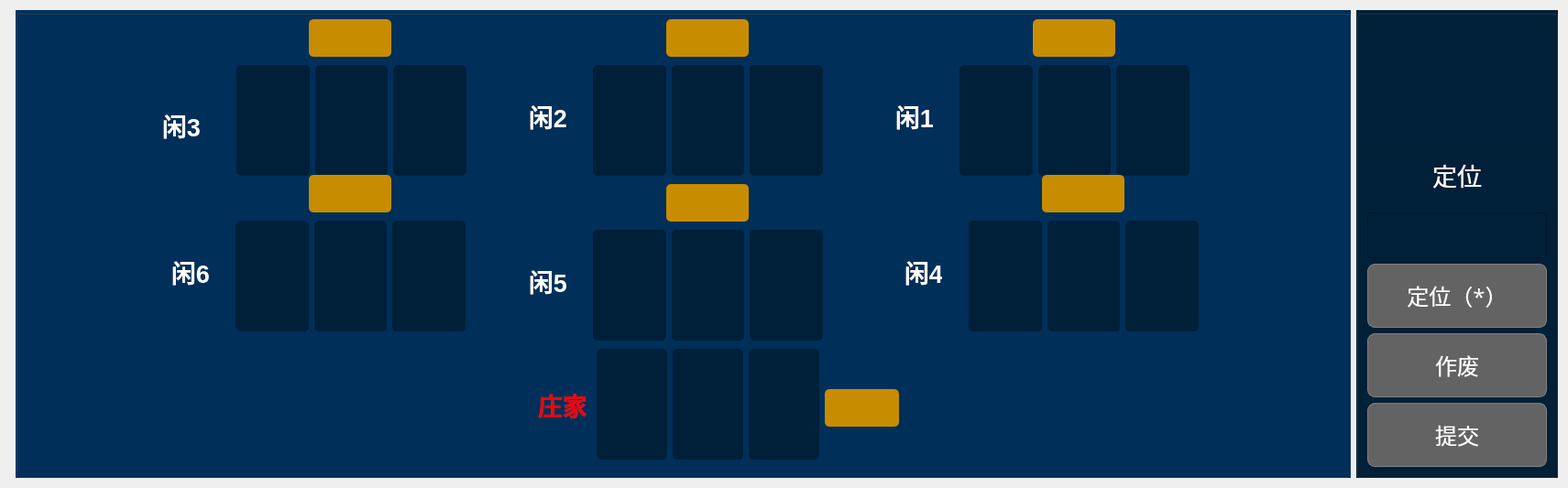
   <widget class="QWidget" name="layoutWidget">
    <property name="geometry">
     <rect>
      <x>20</x>
      <y>560</y>
      <width>1711</width>
      <height>513</height>
     </rect>
    </property>
    <layout class="QHBoxLayout" name="horizontalLayout_19">
     <item>
      <widget class="QLineEdit" name="lineEdit">
       <property name="maximumSize">
        <size>
         <width>0</width>
         <height>0</height>
        </size>
       </property>
       <property name="cursor">
        <cursorShape>BlankCursor</cursorShape>
       </property>
      </widget>
     </item>
     <item>
      <widget class="QGroupBox" name="groupBox_4">
       <property name="enabled">
        <bool>true</bool>
       </property>
       <property name="minimumSize">
        <size>
         <width>1340</width>
         <height>511</height>
        </size>
       </property>
       <property name="maximumSize">
        <size>
         <width>1481</width>
         <height>511</height>
        </size>
       </property>
       <property name="font">
        <font>
         <pointsize>22</pointsize>
        </font>
       </property>
       <property name="styleSheet">
        <string notr="true">background-color: rgb(0, 48, 90);</string>
       </property>
       <property name="title">
        <string/>
       </property>
       <widget class="QLabel" name="xian3_result">
        <property name="geometry">
         <rect>
          <x>320</x>
          <y>10</y>
          <width>90</width>
          <height>41</height>
         </rect>
        </property>
        <property name="minimumSize">
         <size>
          <width>81</width>
          <height>41</height>
         </size>
        </property>
        <property name="maximumSize">
         <size>
          <width>120</width>
          <height>60</height>
         </size>
        </property>
        <property name="font">
         <font>
          <pointsize>22</pointsize>
         </font>
        </property>
        <property name="styleSheet">
         <string notr="true">border-radius:5px;
background-color: rgb(200, 140, 0);</string>
        </property>
        <property name="text">
         <string/>
        </property>
        <property name="alignment">
         <set>Qt::AlignCenter</set>
        </property>
       </widget>
       <widget class="QLabel" name="xian2_result">
        <property name="geometry">
         <rect>
          <x>710</x>
          <y>10</y>
          <width>90</width>
          <height>41</height>
         </rect>
        </property>
        <property name="font">
         <font>
          <pointsize>22</pointsize>
         </font>
        </property>
        <property name="styleSheet">
         <string notr="true">border-radius:5px;
background-color: rgb(200, 140, 0);</string>
        </property>
        <property name="text">
         <string/>
        </property>
        <property name="alignment">
         <set>Qt::AlignCenter</set>
        </property>
       </widget>
       <widget class="QWidget" name="layoutWidget_2">
        <property name="geometry">
         <rect>
          <x>630</x>
          <y>60</y>
          <width>251</width>
          <height>121</height>
         </rect>
        </property>
        <layout class="QHBoxLayout" name="horizontalLayout_8">
         <item>
          <widget class="QLabel" name="two_three_pic">
           <property name="minimumSize">
            <size>
             <width>67</width>
             <height>99</height>
            </size>
           </property>
           <property name="styleSheet">
            <string notr="true">border-radius:5px;
background-color: rgb(0, 32, 57);</string>
           </property>
           <property name="text">
            <string/>
           </property>
          </widget>
         </item>
         <item>
          <widget class="QLabel" name="two_two_pic">
           <property name="minimumSize">
            <size>
             <width>67</width>
             <height>99</height>
            </size>
           </property>
           <property name="styleSheet">
            <string notr="true">border-radius:5px;
background-color: rgb(0, 32, 57);</string>
           </property>
           <property name="text">
            <string/>
           </property>
          </widget>
         </item>
         <item>
          <widget class="QLabel" name="two_one_pic">
           <property name="minimumSize">
            <size>
             <width>67</width>
             <height>99</height>
            </size>
           </property>
           <property name="styleSheet">
            <string notr="true">border-radius:5px;
background-color: rgb(0, 32, 57);</string>
           </property>
           <property name="text">
            <string/>
           </property>
          </widget>
         </item>
        </layout>
       </widget>
       <widget class="QLabel" name="xian1_result">
        <property name="geometry">
         <rect>
          <x>1110</x>
          <y>10</y>
          <width>90</width>
          <height>41</height>
         </rect>
        </property>
        <property name="font">
         <font>
          <pointsize>22</pointsize>
         </font>
        </property>
        <property name="styleSheet">
         <string notr="true">border-radius:5px;
background-color: rgb(200, 140, 0);</string>
        </property>
        <property name="text">
         <string/>
        </property>
        <property name="alignment">
         <set>Qt::AlignCenter</set>
        </property>
       </widget>
       <widget class="QWidget" name="layoutWidget_4">
        <property name="geometry">
         <rect>
          <x>1030</x>
          <y>60</y>
          <width>251</width>
          <height>121</height>
         </rect>
        </property>
        <layout class="QHBoxLayout" name="horizontalLayout_11">
         <item>
          <widget class="QLabel" name="one_three_pic">
           <property name="minimumSize">
            <size>
             <width>67</width>
             <height>99</height>
            </size>
           </property>
           <property name="styleSheet">
            <string notr="true">border-radius:5px;
background-color: rgb(0, 32, 57);</string>
           </property>
           <property name="text">
            <string/>
           </property>
          </widget>
         </item>
         <item>
          <widget class="QLabel" name="one_two_pic">
           <property name="minimumSize">
            <size>
             <width>67</width>
             <height>99</height>
            </size>
           </property>
           <property name="styleSheet">
            <string notr="true">border-radius:5px;
background-color: rgb(0, 32, 57);</string>
           </property>
           <property name="text">
            <string/>
           </property>
          </widget>
         </item>
         <item>
          <widget class="QLabel" name="one_one_pic">
           <property name="minimumSize">
            <size>
             <width>67</width>
             <height>99</height>
            </size>
           </property>
           <property name="styleSheet">
            <string notr="true">border-radius:5px;
background-color: rgb(0, 32, 57);</string>
           </property>
           <property name="text">
            <string/>
           </property>
          </widget>
         </item>
        </layout>
       </widget>
       <widget class="QLabel" name="label_xian3">
        <property name="geometry">
         <rect>
          <x>160</x>
          <y>110</y>
          <width>41</width>
          <height>31</height>
         </rect>
        </property>
        <property name="font">
         <font>
          <pointsize>20</pointsize>
          <weight>75</weight>
          <bold>true</bold>
         </font>
        </property>
        <property name="styleSheet">
         <string notr="true">color: rgb(255, 255, 255);</string>
        </property>
        <property name="text">
         <string>闲3</string>
        </property>
       </widget>
       <widget class="QLabel" name="label_xian2">
        <property name="geometry">
         <rect>
          <x>560</x>
          <y>100</y>
          <width>41</width>
          <height>31</height>
         </rect>
        </property>
        <property name="font">
         <font>
          <pointsize>20</pointsize>
          <weight>75</weight>
          <bold>true</bold>
         </font>
        </property>
        <property name="styleSheet">
         <string notr="true">color: rgb(255, 255, 255);</string>
        </property>
        <property name="text">
         <string>闲2</string>
        </property>
       </widget>
       <widget class="QLabel" name="label_xian1">
        <property name="geometry">
         <rect>
          <x>960</x>
          <y>100</y>
          <width>41</width>
          <height>31</height>
         </rect>
        </property>
        <property name="font">
         <font>
          <pointsize>20</pointsize>
          <weight>75</weight>
          <bold>true</bold>
         </font>
        </property>
        <property name="styleSheet">
         <string notr="true">color: rgb(255, 255, 255);</string>
        </property>
        <property name="text">
         <string>闲1</string>
        </property>
       </widget>
       <widget class="QWidget" name="layoutWidget">
        <property name="geometry">
         <rect>
          <x>570</x>
          <y>370</y>
          <width>394</width>
          <height>121</height>
         </rect>
        </property>
        <layout class="QHBoxLayout" name="horizontalLayout_18">
         <property name="spacing">
          <number>6</number>
         </property>
         <item>
          <widget class="QLabel" name="label_zhuang">
           <property name="font">
            <font>
             <pointsize>20</pointsize>
             <weight>75</weight>
             <bold>true</bold>
            </font>
           </property>
           <property name="styleSheet">
            <string notr="true">color: rgb(255, 0, 0);</string>
           </property>
           <property name="text">
            <string>庄家</string>
           </property>
          </widget>
         </item>
         <item>
          <widget class="QLabel" name="zhuang_three_pic">
           <property name="minimumSize">
            <size>
             <width>77</width>
             <height>119</height>
            </size>
           </property>
           <property name="styleSheet">
            <string notr="true">border-radius:5px;
background-color: rgb(0, 32, 57);</string>
           </property>
           <property name="text">
            <string/>
           </property>
          </widget>
         </item>
         <item>
          <widget class="QLabel" name="zhuang_two_pic">
           <property name="minimumSize">
            <size>
             <width>77</width>
             <height>119</height>
            </size>
           </property>
           <property name="styleSheet">
            <string notr="true">border-radius:5px;
background-color: rgb(0, 32, 57);</string>
           </property>
           <property name="text">
            <string/>
           </property>
          </widget>
         </item>
         <item>
          <widget class="QLabel" name="zhuang_one_pic">
           <property name="minimumSize">
            <size>
             <width>77</width>
             <height>119</height>
            </size>
           </property>
           <property name="styleSheet">
            <string notr="true">border-radius:5px;
background-color: rgb(0, 32, 57);</string>
           </property>
           <property name="text">
            <string/>
           </property>
          </widget>
         </item>
         <item>
          <widget class="QLabel" name="zhuang_result">
           <property name="minimumSize">
            <size>
             <width>81</width>
             <height>41</height>
            </size>
           </property>
           <property name="maximumSize">
            <size>
             <width>91</width>
             <height>32</height>
            </size>
           </property>
           <property name="font">
            <font>
             <pointsize>22</pointsize>
            </font>
           </property>
           <property name="styleSheet">
            <string notr="true">border-radius:5px;
background-color: rgb(200, 140, 0);</string>
           </property>
           <property name="text">
            <string/>
           </property>
           <property name="alignment">
            <set>Qt::AlignCenter</set>
           </property>
          </widget>
         </item>
        </layout>
       </widget>
       <widget class="QWidget" name="layoutWidget">
        <property name="geometry">
         <rect>
          <x>241</x>
          <y>60</y>
          <width>251</width>
          <height>121</height>
         </rect>
        </property>
        <layout class="QHBoxLayout" name="horizontalLayout_6">
         <item>
          <widget class="QLabel" name="three_three_pic">
           <property name="minimumSize">
            <size>
             <width>67</width>
             <height>99</height>
            </size>
           </property>
           <property name="styleSheet">
            <string notr="true">border-radius:5px;
background-color: rgb(0, 32, 57);</string>
           </property>
           <property name="text">
            <string/>
           </property>
          </widget>
         </item>
         <item>
          <widget class="QLabel" name="three_two_pic">
           <property name="minimumSize">
            <size>
             <width>67</width>
             <height>99</height>
            </size>
           </property>
           <property name="styleSheet">
            <string notr="true">border-radius:5px;
background-color: rgb(0, 32, 57);</string>
           </property>
           <property name="text">
            <string/>
           </property>
          </widget>
         </item>
         <item>
          <widget class="QLabel" name="three_one_pic">
           <property name="minimumSize">
            <size>
             <width>67</width>
             <height>99</height>
            </size>
           </property>
           <property name="styleSheet">
            <string notr="true">border-radius:5px;
background-color: rgb(0, 32, 57);</string>
           </property>
           <property name="text">
            <string/>
           </property>
          </widget>
         </item>
        </layout>
       </widget>
       <widget class="QLabel" name="xian1_result_2">
        <property name="geometry">
         <rect>
          <x>1120</x>
          <y>180</y>
          <width>90</width>
          <height>41</height>
         </rect>
        </property>
        <property name="font">
         <font>
          <pointsize>22</pointsize>
         </font>
        </property>
        <property name="styleSheet">
         <string notr="true">border-radius:5px;
background-color: rgb(200, 140, 0);</string>
        </property>
        <property name="text">
         <string/>
        </property>
        <property name="alignment">
         <set>Qt::AlignCenter</set>
        </property>
       </widget>
       <widget class="QWidget" name="layoutWidget_7">
        <property name="geometry">
         <rect>
          <x>1040</x>
          <y>230</y>
          <width>251</width>
          <height>121</height>
         </rect>
        </property>
        <layout class="QHBoxLayout" name="horizontalLayout_22">
         <item>
          <widget class="QLabel" name="one_three_pic_3">
           <property name="minimumSize">
            <size>
             <width>67</width>
             <height>99</height>
            </size>
           </property>
           <property name="styleSheet">
            <string notr="true">border-radius:5px;
background-color: rgb(0, 32, 57);</string>
           </property>
           <property name="text">
            <string/>
           </property>
          </widget>
         </item>
         <item>
          <widget class="QLabel" name="one_two_pic_3">
           <property name="minimumSize">
            <size>
             <width>67</width>
             <height>99</height>
            </size>
           </property>
           <property name="styleSheet">
            <string notr="true">border-radius:5px;
background-color: rgb(0, 32, 57);</string>
           </property>
           <property name="text">
            <string/>
           </property>
          </widget>
         </item>
         <item>
          <widget class="QLabel" name="one_one_pic_3">
           <property name="minimumSize">
            <size>
             <width>67</width>
             <height>99</height>
            </size>
           </property>
           <property name="styleSheet">
            <string notr="true">border-radius:5px;
background-color: rgb(0, 32, 57);</string>
           </property>
           <property name="text">
            <string/>
           </property>
          </widget>
         </item>
        </layout>
       </widget>
       <widget class="QLabel" name="label_xian1_2">
        <property name="geometry">
         <rect>
          <x>970</x>
          <y>270</y>
          <width>41</width>
          <height>31</height>
         </rect>
        </property>
        <property name="font">
         <font>
          <pointsize>20</pointsize>
          <weight>75</weight>
          <bold>true</bold>
         </font>
        </property>
        <property name="styleSheet">
         <string notr="true">color: rgb(255, 255, 255);</string>
        </property>
        <property name="text">
         <string>闲4</string>
        </property>
       </widget>
       <widget class="QLabel" name="label_xian1_3">
        <property name="geometry">
         <rect>
          <x>560</x>
          <y>280</y>
          <width>41</width>
          <height>31</height>
         </rect>
        </property>
        <property name="font">
         <font>
          <pointsize>20</pointsize>
          <weight>75</weight>
          <bold>true</bold>
         </font>
        </property>
        <property name="styleSheet">
         <string notr="true">color: rgb(255, 255, 255);</string>
        </property>
        <property name="text">
         <string>闲5</string>
        </property>
       </widget>
       <widget class="QWidget" name="layoutWidget_8">
        <property name="geometry">
         <rect>
          <x>630</x>
          <y>240</y>
          <width>251</width>
          <height>121</height>
         </rect>
        </property>
        <layout class="QHBoxLayout" name="horizontalLayout_23">
         <item>
          <widget class="QLabel" name="one_three_pic_4">
           <property name="minimumSize">
            <size>
             <width>67</width>
             <height>99</height>
            </size>
           </property>
           <property name="styleSheet">
            <string notr="true">border-radius:5px;
background-color: rgb(0, 32, 57);</string>
           </property>
           <property name="text">
            <string/>
           </property>
          </widget>
         </item>
         <item>
          <widget class="QLabel" name="one_two_pic_4">
           <property name="minimumSize">
            <size>
             <width>67</width>
             <height>99</height>
            </size>
           </property>
           <property name="styleSheet">
            <string notr="true">border-radius:5px;
background-color: rgb(0, 32, 57);</string>
           </property>
           <property name="text">
            <string/>
           </property>
          </widget>
         </item>
         <item>
          <widget class="QLabel" name="one_one_pic_4">
           <property name="minimumSize">
            <size>
             <width>67</width>
             <height>99</height>
            </size>
           </property>
           <property name="styleSheet">
            <string notr="true">border-radius:5px;
background-color: rgb(0, 32, 57);</string>
           </property>
           <property name="text">
            <string/>
           </property>
          </widget>
         </item>
        </layout>
       </widget>
       <widget class="QLabel" name="xian1_result_3">
        <property name="geometry">
         <rect>
          <x>710</x>
          <y>190</y>
          <width>90</width>
          <height>41</height>
         </rect>
        </property>
        <property name="font">
         <font>
          <pointsize>22</pointsize>
         </font>
        </property>
        <property name="styleSheet">
         <string notr="true">border-radius:5px;
background-color: rgb(200, 140, 0);</string>
        </property>
        <property name="text">
         <string/>
        </property>
        <property name="alignment">
         <set>Qt::AlignCenter</set>
        </property>
       </widget>
       <widget class="QLabel" name="label_xian1_4">
        <property name="geometry">
         <rect>
          <x>170</x>
          <y>270</y>
          <width>41</width>
          <height>31</height>
         </rect>
        </property>
        <property name="font">
         <font>
          <pointsize>20</pointsize>
          <weight>75</weight>
          <bold>true</bold>
         </font>
        </property>
        <property name="styleSheet">
         <string notr="true">color: rgb(255, 255, 255);</string>
        </property>
        <property name="text">
         <string>闲6</string>
        </property>
       </widget>
       <widget class="QWidget" name="layoutWidget_9">
        <property name="geometry">
         <rect>
          <x>240</x>
          <y>230</y>
          <width>251</width>
          <height>121</height>
         </rect>
        </property>
        <layout class="QHBoxLayout" name="horizontalLayout_24">
         <item>
          <widget class="QLabel" name="one_three_pic_5">
           <property name="minimumSize">
            <size>
             <width>67</width>
             <height>99</height>
            </size>
           </property>
           <property name="styleSheet">
            <string notr="true">border-radius:5px;
background-color: rgb(0, 32, 57);</string>
           </property>
           <property name="text">
            <string/>
           </property>
          </widget>
         </item>
         <item>
          <widget class="QLabel" name="one_two_pic_5">
           <property name="minimumSize">
            <size>
             <width>67</width>
             <height>99</height>
            </size>
           </property>
           <property name="styleSheet">
            <string notr="true">border-radius:5px;
background-color: rgb(0, 32, 57);</string>
           </property>
           <property name="text">
            <string/>
           </property>
          </widget>
         </item>
         <item>
          <widget class="QLabel" name="one_one_pic_5">
           <property name="minimumSize">
            <size>
             <width>67</width>
             <height>99</height>
            </size>
           </property>
           <property name="styleSheet">
            <string notr="true">border-radius:5px;
background-color: rgb(0, 32, 57);</string>
           </property>
           <property name="text">
            <string/>
           </property>
          </widget>
         </item>
        </layout>
       </widget>
       <widget class="QLabel" name="xian1_result_4">
        <property name="geometry">
         <rect>
          <x>320</x>
          <y>180</y>
          <width>90</width>
          <height>41</height>
         </rect>
        </property>
        <property name="font">
         <font>
          <pointsize>22</pointsize>
         </font>
        </property>
        <property name="styleSheet">
         <string notr="true">border-radius:5px;
background-color: rgb(200, 140, 0);</string>
        </property>
        <property name="text">
         <string/>
        </property>
        <property name="alignment">
         <set>Qt::AlignCenter</set>
        </property>
       </widget>
      </widget>
     </item>
     <item>
      <widget class="QGroupBox" name="groupBox_5">
       <property name="minimumSize">
        <size>
         <width>180</width>
         <height>511</height>
        </size>
       </property>
       <property name="maximumSize">
        <size>
         <width>220</width>
         <height>511</height>
        </size>
       </property>
       <property name="styleSheet">
        <string notr="true">background-color: rgb(0, 32, 57);</string>
       </property>
       <property name="title">
        <string/>
       </property>
       <layout class="QVBoxLayout" name="verticalLayout_4">
        <item>
         <widget class="QLabel" name="label_locate">
          <property name="maximumSize">
           <size>
            <width>200</width>
            <height>200</height>
           </size>
          </property>
          <property name="font">
           <font>
            <pointsize>32</pointsize>
            <weight>75</weight>
            <bold>true</bold>
           </font>
          </property>
          <property name="styleSheet">
           <string notr="true">color: rgb(255, 255, 255);</string>
          </property>
          <property name="text">
           <string>&lt;html&gt;&lt;head/&gt;&lt;body&gt;&lt;p&gt;&lt;br/&gt;&lt;/p&gt;&lt;/body&gt;&lt;/html&gt;</string>
          </property>
          <property name="alignment">
           <set>Qt::AlignCenter</set>
          </property>
         </widget>
        </item>
        <item>
         <widget class="QLabel" name="label">
          <property name="minimumSize">
           <size>
            <width>0</width>
            <height>60</height>
           </size>
          </property>
          <property name="maximumSize">
           <size>
            <width>16777215</width>
            <height>50</height>
           </size>
          </property>
          <property name="font">
           <font>
            <pointsize>20</pointsize>
           </font>
          </property>
          <property name="layoutDirection">
           <enum>Qt::LeftToRight</enum>
          </property>
          <property name="styleSheet">
           <string notr="true">color: rgb(255, 255, 255);</string>
          </property>
          <property name="text">
           <string>定位</string>
          </property>
          <property name="alignment">
           <set>Qt::AlignHCenter|Qt::AlignTop</set>
          </property>
          <property name="textInteractionFlags">
           <set>Qt::LinksAccessibleByMouse</set>
          </property>
         </widget>
        </item>
        <item>
         <widget class="QLineEdit" name="lineEdit_2">
          <property name="enabled">
           <bool>true</bool>
          </property>
          <property name="minimumSize">
           <size>
            <width>0</width>
            <height>50</height>
           </size>
          </property>
          <property name="font">
           <font>
            <pointsize>20</pointsize>
           </font>
          </property>
          <property name="styleSheet">
           <string notr="true">color: rgb(255, 255, 255);</string>
          </property>
          <property name="text">
           <string/>
          </property>
          <property name="alignment">
           <set>Qt::AlignCenter</set>
          </property>
         </widget>
        </item>
        <item>
         <widget class="QPushButton" name="button_locate">
          <property name="enabled">
           <bool>false</bool>
          </property>
          <property name="minimumSize">
           <size>
            <width>120</width>
            <height>50</height>
           </size>
          </property>
          <property name="maximumSize">
           <size>
            <width>200</width>
            <height>70</height>
           </size>
          </property>
          <property name="font">
           <font>
            <family>方正粗黑宋简体</family>
            <pointsize>18</pointsize>
           </font>
          </property>
          <property name="styleSheet">
           <string notr="true">QPushButton{color: rgb(255, 255, 255);background:rgb(180, 45, 55);border:1px solid grey; border-radius: 8px;}
QPushButton:hover{border-color:rgb(139,170,105)}
QPushButton:pressed{border-color:gray;background-color: rgb(114, 58, 62);}
QPushButton:disabled{border-color:gray;background-color: rgb(99, 99, 99);
}</string>
          </property>
          <property name="text">
           <string>定位（*）</string>
          </property>
          <property name="shortcut">
           <string>*</string>
          </property>
         </widget>
        </item>
        <item>
         <widget class="QPushButton" name="button_useless">
          <property name="enabled">
           <bool>false</bool>
          </property>
          <property name="minimumSize">
           <size>
            <width>120</width>
            <height>50</height>
           </size>
          </property>
          <property name="maximumSize">
           <size>
            <width>200</width>
            <height>70</height>
           </size>
          </property>
          <property name="font">
           <font>
            <family>方正粗黑宋简体</family>
            <pointsize>18</pointsize>
            <weight>50</weight>
            <bold>false</bold>
           </font>
          </property>
          <property name="styleSheet">
           <string notr="true">QPushButton{color: rgb(255, 255, 255);background:rgb(180, 45, 55);border:1px solid grey; border-radius: 8px;}
QPushButton:hover{border-color:rgb(139,170,105)}
QPushButton:pressed{border-color:gray;background-color: rgb(114, 58, 62);}
QPushButton:disabled{border-color:gray;background-color: rgb(99, 99, 99);
}</string>
          </property>
          <property name="text">
           <string>作废</string>
          </property>
         </widget>
        </item>
        <item>
         <widget class="QPushButton" name="button_summit">
          <property name="enabled">
           <bool>false</bool>
          </property>
          <property name="minimumSize">
           <size>
            <width>120</width>
            <height>40</height>
           </size>
          </property>
          <property name="maximumSize">
           <size>
            <width>200</width>
            <height>70</height>
           </size>
          </property>
          <property name="font">
           <font>
            <family>方正粗黑宋简体</family>
            <pointsize>18</pointsize>
           </font>
          </property>
          <property name="styleSheet">
           <string notr="true">QPushButton{color: rgb(255, 255, 255);background:rgb(50, 73, 138);border:1px solid grey; border-radius: 8px;}
QPushButton:hover{border-color:rgb(139,170,105)}
QPushButton:pressed{border-color:gray;background-color:rgb(54, 65, 97);}
QPushButton:disabled{border-color:gray;background-color: rgb(99, 99, 99);
}</string>
          </property>
          <property name="text">
           <string>提交</string>
          </property>
         </widget>
        </item>
       </layout>
      </widget>
     </item>
    </layout>
   </widget>
